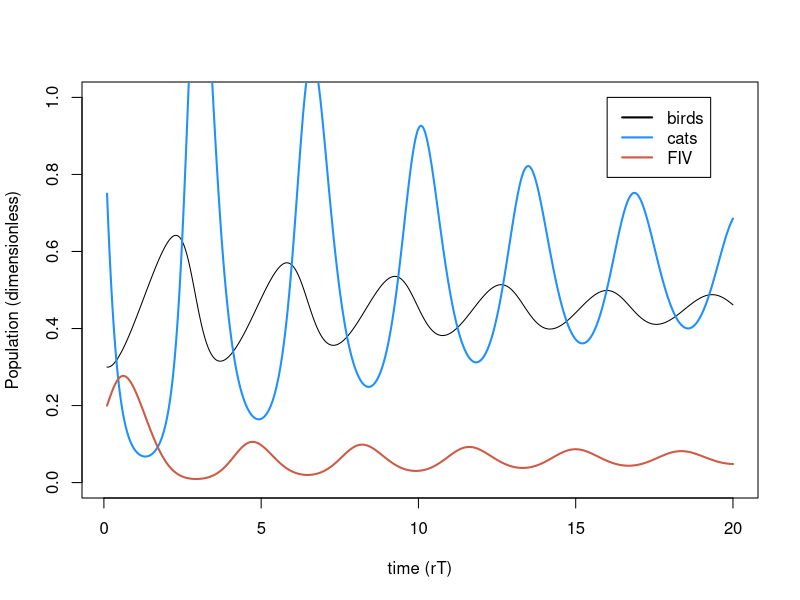
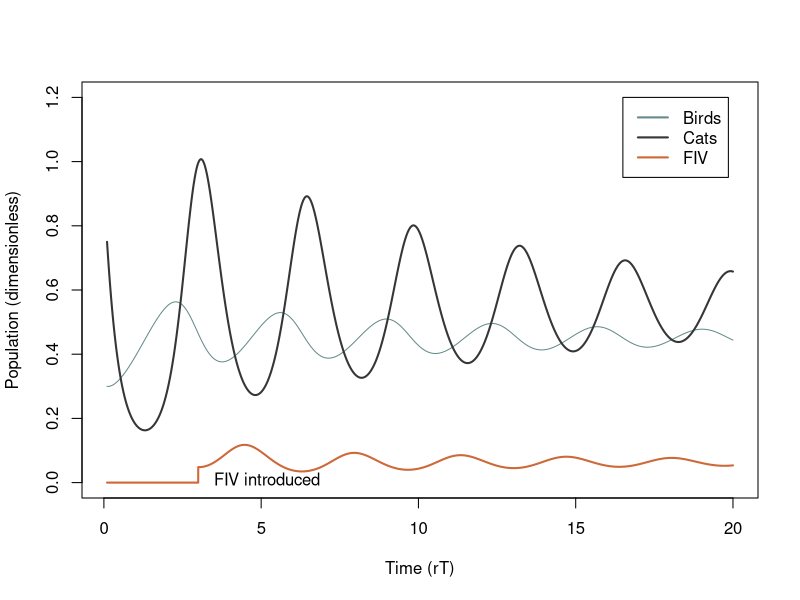
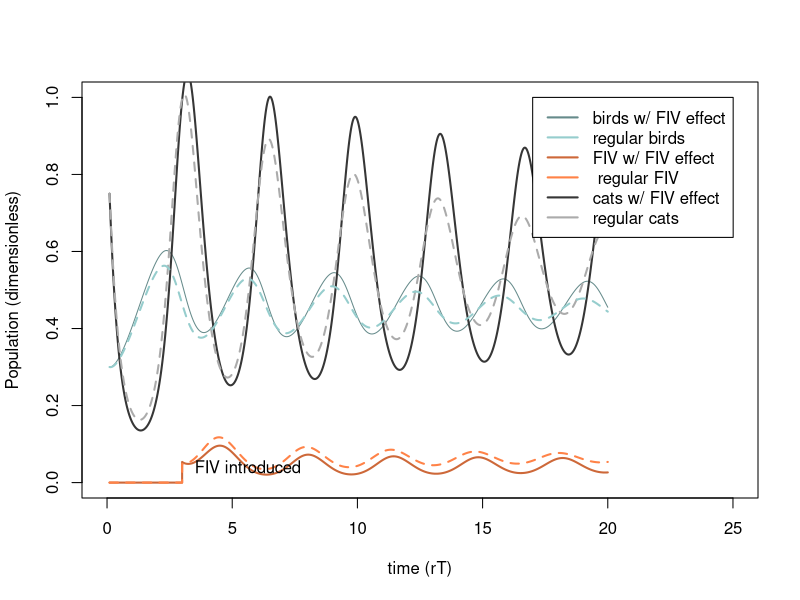
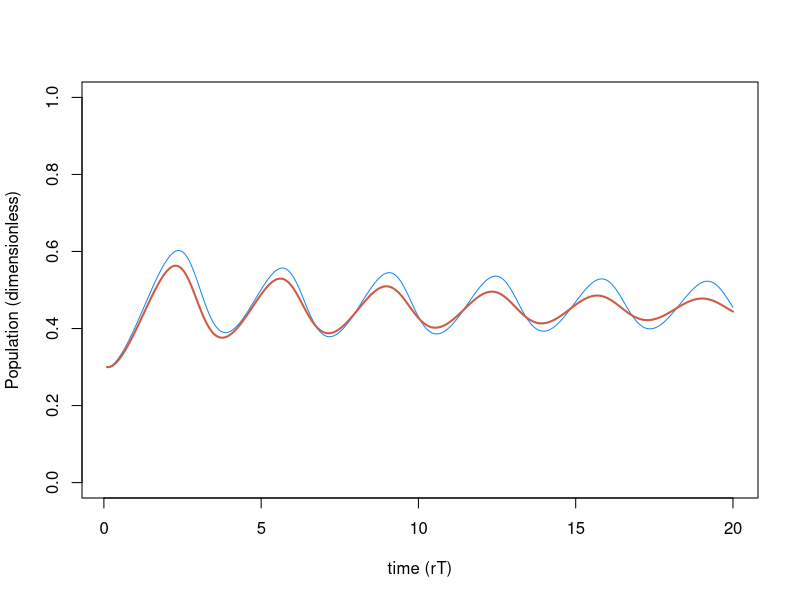
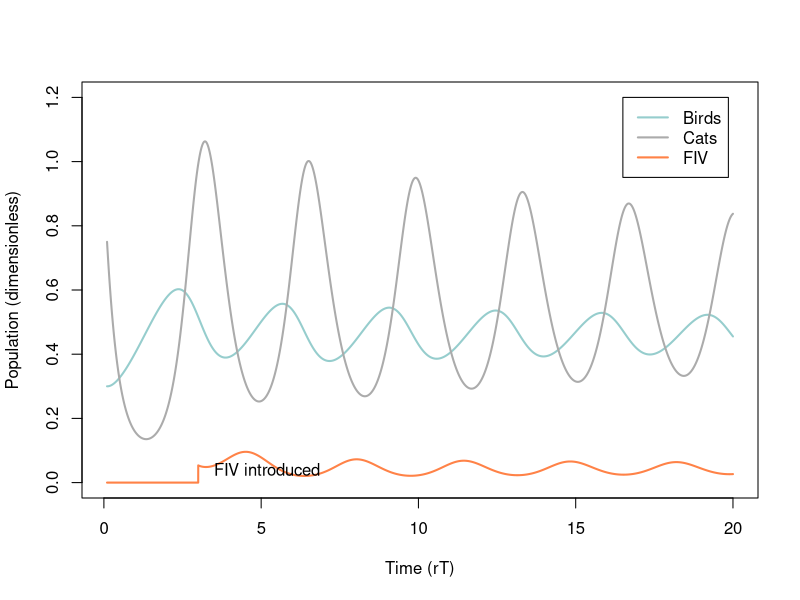
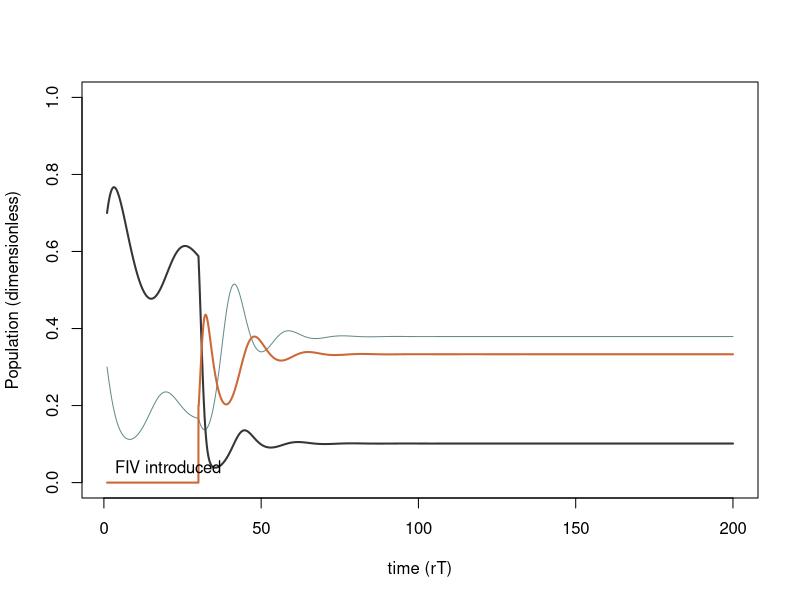
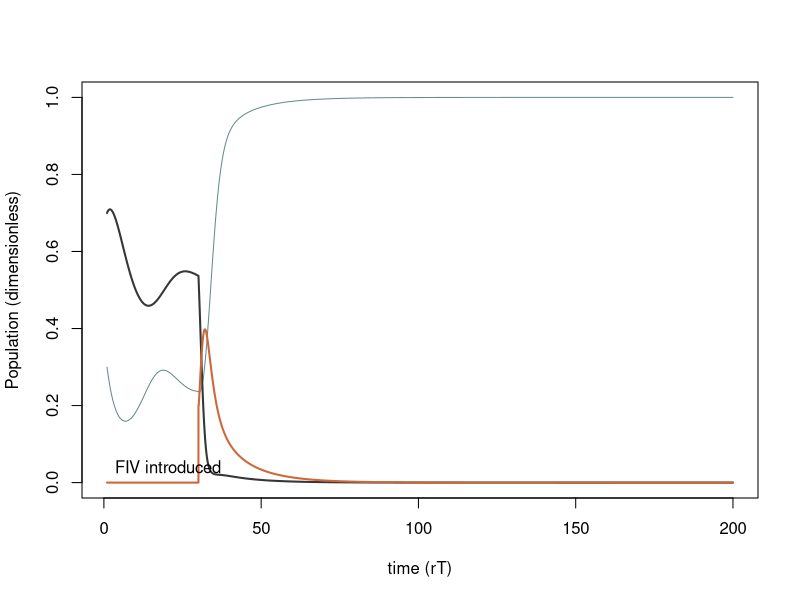

The R source for these figures, in order: (Note: a time limit stopped this script after it produced the figures.)
## ---- chunk 1
knitr::opts_chunk$set(echo = TRUE)
## ---- chunk 2
##Variables
#N.v <- NaN    ## population size for victims (birds)
#N.p <- NaN    ## population size for predators (cats)
t.time.set <- seq(1, 200, length.out= 20000) ## time



r.v <- 0.1          # per capita growth rate of birds in the model
a <- 0.03           # trophic conversion efficiency of cats
d.p <- 0.6          # natural per capita death rate of cats
beta.pm <- 1.5      # contact rate for proportionate mixing
delta <- 0.2        # virulence

#core equations
#B <- N.v/K
#C <- N.p*u/r.v
t.set <- r.v*t.time.set

#dimensionless parameters
sigma.pm <- 11.75
e <- 14
m <- 6
alpha <- 5

## ---- chunk 3
B.simu1 <- NaN*t.set 
  B.simu1[1] <- .3
C.simu1 <- NaN*t.set
  C.simu1[1] <- .75
I.simu1 <- NaN*t.set
 I.simu1[1] <- 0.2

#for PM
for(i in 2:length(t.set)){
  
  dt <- t.set[i]-t.set[i-1]
  B <- B.simu1[i-1]
  C <- C.simu1[i-1]
  I <- I.simu1[i-1]
  
  dB <- (B*(1-B) -B*C) *dt
  dC <- (e*B*C - m*C - alpha*C*I)*dt
  dI <- (((sigma.pm - alpha)* (1-I) - e*B)*I) *dt
  
  B.simu1[i] <- B + dB
  C.simu1[i] <- C + dC
  I.simu1[i] <- I + dI
}

  
plot(t.set, B.simu1, type= "l", ylim= c(0, 1), ylab="Population (dimensionless)", xlab="time (rT)")  
lines(t.set,C.simu1,lwd=2,col='dodgerblue')
lines(t.set, I.simu1, lwd = 2, col= "coral3")
legend(x=16,y=1, col = c("black","dodgerblue","coral3"), lty=1,lwd=2,legend = c("birds", "cats", "FIV"))

## ---- chunk 4
B.simu2 <- NaN*t.set 
  B.simu2[1] <- .3
C.simu2 <- NaN*t.set
  C.simu2[1] <- .75
I.simu2 <- NaN*t.set
 I.simu2[1] <- .2
## ---- chunk 5
#for PM
for(i in 2:length(t.set)){
  
  	if(t.set[i] < 3){I.simu2[i-1] <- 0 } else { 
  	  if(t.set[i] == 3) {I.simu2[i-1] <- 0.2} else { I<- I.simu2[i-1]}}
	
  dt <- t.set[i]-t.set[i-1]
  B <- B.simu2[i-1]
  C <- C.simu2[i-1]
  #I.simu2[i-1]
  
  dB <- (B*(1-B) -B*C) *dt
  dC <- (e*B*C - m*C - alpha*C*I)*dt
  dI <- (((sigma.pm - alpha)* (1-I) - e*B)*I) *dt
  
  B.simu2[i] <- B + dB
  C.simu2[i] <- C + dC
  I.simu2[i] <- I + dI
}

#pdf('timeseries_with_fiv.pdf')
plot(t.set, B.simu2, type= "l", ylim= c(0, 1.2), ylab="Population (dimensionless)", xlab="Time (rT)", col= "paleturquoise4")  
lines(t.set,C.simu2,lwd=2,col="gray21")
lines(t.set, I.simu2, lwd = 2, col= "sienna3")
legend(x=16.5,y=1.2, col = c("paleturquoise4","gray21","sienna3"), lty=1,lwd=2,legend = c("Birds", "Cats", "FIV"))
text(x=3.5, y=0.01, adj=0, label="FIV introduced")
#dev.off()
## ---- chunk 6
l <- 0.15 #percent activity of sick cats (lathargy)
#for PM
B.simu3 <- NaN*t.set 
  B.simu3[1] <- .3
C.simu3 <- NaN*t.set
  C.simu3[1] <- .75
I.simu3 <- NaN*t.set
#I.simu3[1] <- 0

for(i in 2:length(t.set)){
  
  	if(t.set[i] < 3){I.simu3[i-1] <- 0 } else { 
  	  if(t.set[i] == 3) {I.simu3[i-1] <- 0.2} else { I<- I.simu3[i-1]}}
	
  dt <- t.set[i]-t.set[i-1]
  B <- B.simu3[i-1]
  C <- C.simu3[i-1]
  #I.simu3[i-1]
  
  dB <- (B*(1-B) -B*C*(1-I) - l*B*I*C ) *dt
  dC <- (e*(B*C*(1-I) + l*B*I*C) - m*C - alpha*C*I)*dt
  dI <- (((sigma.pm - alpha)* (1-I) - e*B)*I) *dt
  
  B.simu3[i] <- B + dB
  C.simu3[i] <- C + dC
  I.simu3[i] <- I + dI
}

plot(t.set, B.simu3, type= "l", ylim= c(0, 1), xlim=c(0, 25), ylab="Population (dimensionless)", xlab="time (rT)", col='paleturquoise4')  
lines(t.set,C.simu3,lwd=2,col='gray21')
lines(t.set, I.simu3, lwd = 2, col= "sienna3")
lines(t.set,C.simu2,lwd=2, lty= 2, col='gray67')
lines(t.set, I.simu2, lwd = 2,lty= 2, col= "sienna1")
lines(t.set,B.simu2,lwd=2,lty= 2, col='paleturquoise3')

legend(x=17,y=1, col = c("paleturquoise4","paleturquoise3","sienna3", "sienna1", "gray21", "gray67"), lty=1,lwd=2,legend = c("birds w/ FIV effect", "regular birds", "FIV w/ FIV effect", " regular FIV", "cats w/ FIV effect", "regular cats"))
text(x=3.5, y=0.04, adj=0, label="FIV introduced")




plot(t.set, B.simu3,type= "l", ylim= c(0, 1), ylab="Population (dimensionless)", xlab="time (rT)", col= 'Dodgerblue2')
lines(t.set, B.simu2, lwd=2, col= 'coral3')


#pdf('timeseries_with_lethargy.pdf')
plot(t.set, B.simu3, type= "l", ylim= c(0, 1.2), lwd=2, ylab="Population (dimensionless)", xlab="Time (rT)", col='paleturquoise3')  
lines(t.set,C.simu3,lwd=2,col='gray67')
lines(t.set, I.simu3, lwd = 2, col= "sienna1")

legend(x=16.5,y=1.2, col = c("paleturquoise3","gray67","sienna1"), lty=1,lwd=2,legend = c("Birds", "Cats", "FIV"))
text(x=3.5, y=0.04, adj=0, label="FIV introduced")
#dev.off()
## ---- chunk 7
mu <- 1 #predation rate
a <- 0.8 #trophic conversion
d <- 0.15 #per capita death
#beta.pm <- .33 #pm contact rate
#delta <- .16 # virulence
K<- 1
r<- .7

l <- 0.25 #percent activity of sick cats (lathargy)
#for PM
N.simu6 <- NaN*t.time.set 
  N.simu6[1] <- .3
S.simu6 <- NaN*t.time.set
  S.simu6[1] <- .7
I.simu6 <- NaN*t.time.set
 # I.simu6[1] <- .0

for(i in 2:length(t.time.set)){
  
 if(t.time.set[i] < 30){I.simu6[i-1] <- 0 } else { 
  	 if((t.time.set[i] > 30.068533) &&(t.time.set[i] < 30.168082)) {I.simu6[i-1] <- 0.2} else {}}
	
  dt <- t.time.set[i]-t.time.set[i-1]
  N <- N.simu6[i-1]
  S <- S.simu6[i-1]
  I <- I.simu6[i-1]
  P <- S + I
  
  dN <- (r*N*(1-N/K)-mu*N*P) * dt
  dS <- ((a*mu*N*P)-(d*S) - (beta.pm*(S*I/P))) * dt
  dI <- (beta.pm* (S*I/P) - d*I -delta*I) * dt
  
  N.simu6[i] <- N + dN
  S.simu6[i] <- S + dS
  I.simu6[i] <- I + dI
 }

plot(t.time.set, N.simu6, type= "l", ylim= c(0,1),ylab="Population (dimensionless)", xlab="time (rT)", col='paleturquoise4')  
lines(t.time.set, S.simu6,lwd=2,col='gray21')
lines(t.time.set, I.simu6, lwd = 2, col= "sienna3")


legend(x=150,y=10, col = c("paleturquoise4","sienna3", "gray21" ), lty=1,lwd=2,legend = c( "regular birds",  " regular FIV", "regular cats"))
text(x=3.5, y=0.04, adj=0, label="FIV introduced")


## ---- chunk 8
#NOW WITH LETHARGY
mu <- 1 #predation rate
a <- 0.6 #trophic conversion
d <- 0.15 #per capita death
#beta.pm <- .33 #pm contact rate
#delta <- .16 # virulence
K<- 1
r<- .7

l <- 0.25 #percent activity of sick cats (lathargy)
#for PM
N.simu7 <- NaN*t.time.set 
  N.simu7[1] <- .3
S.simu7 <- NaN*t.time.set
  S.simu7[1] <- .7
I.simu7 <- NaN*t.time.set
 # I.simu7[1] <- .0

for(i in 2:length(t.time.set)){
  
 if(t.time.set[i] < 30){I.simu7[i-1] <- 0 } else { 
  	 if((t.time.set[i] > 30.068533) &&(t.time.set[i] < 30.168082)) {I.simu7[i-1] <- 0.2} else {}}
	
  dt <- t.time.set[i]-t.time.set[i-1]
  N <- N.simu7[i-1]
  S <- S.simu7[i-1]
  I <- I.simu7[i-1]
  P <- S + I
  
  dN <- (r*N*(1-N/K)-mu*N*S - mu*l*N*I) * dt
  dS <- (a*N*((mu*S)+(mu*l*I))-(d*S) - (beta.pm*(S*I/P))) * dt
  dI <- (beta.pm* (S*I/P) - d*I -delta*I) * dt
  
  N.simu7[i] <- N + dN
  S.simu7[i] <- S + dS
  I.simu7[i] <- I + dI
 }

plot(t.time.set, N.simu7, type= "l", ylim= c(0,1),ylab="Population (dimensionless)", xlab="time (rT)", col='paleturquoise4')  
lines(t.time.set, S.simu7,lwd=2,col='gray21')
lines(t.time.set, I.simu7, lwd = 2, col= "sienna3")


legend(x=150,y=10, col = c("paleturquoise4","sienna3", "gray21" ), lty=1,lwd=2,legend = c( "regular birds",  " regular FIV", "regular cats"))
text(x=3.5, y=0.04, adj=0, label="FIV introduced")

## ---- chunk 9
Yset <- seq(8,18,length.out = 500)

B.starset <- NaN*Yset
C.starset <- NaN*Yset
I.starset <- NaN*Yset

for(j in 1:length(Yset)){ 
	Y <- Yset[j] 
	
	B.simu8 <- NaN*t.set
	B.simu8[1] <- 0.3
	C.simu8 <- NaN*t.set
	C.simu8[1] <- 0.75
	I.simu8 <- NaN*t.set
	I.simu8[1] <- 0.2
	
	
	for(i in 2:length(t.set)){ 
		dt <- t.set[i]-t.set[i-1] 
		B <- B.simu8[i-1]
		C <- C.simu8[i-1]
		I <- I.simu8[i-1]

	  dB <- (B*(1-B) -B*C) *dt
    dC <- (e*B*C - m*C - alpha*C*I)*dt
    dI <- (((Y - alpha)* (1-I) - e*B)*I) *dt
		
    B.simu8[i] <- B + dB
    C.simu8[i] <- C + dC
    I.simu8[i] <- I + dI
	}
	
	
	B.starset[j] <- B.simu8[length(t.set)]
	C.starset[j] <- C.simu8[length(t.set)]
	I.starset[j] <- I.simu8[length(t.set)]
	
	
}
#pdf('bifurcation.pdf', width = 7, height = 5)
plot(Yset, B.starset, type= 'l', lwd=2,col="paleturquoise4",las=1,xlab= expression(paste("Contact rate (", sigma, ")")),ylab='Stable equilibria of populations', ylim = c(0,1.3) )
lines(Yset, C.starset, col="gray21", lwd=2)
lines(Yset, I.starset, col="sienna3", lwd=2)
legend(x=8,y=1.0, col = c("paleturquoise4","gray21","sienna3"), lty=1,lwd=2,legend = c("Birds", "Cats", "FIV"))
#dev.off()
